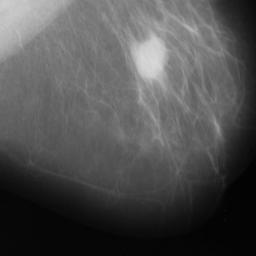
%> input picture Malign1.jpg, 256 x 256 px
$ octave dwt.m   (GNU Octave 9; MATLAB toolbox functions it lacks are replaced by stand-ins)
%> lines starting %> are read from the running program, lines starting %| are printed output that depends on the picture
img=imread('Malign1.jpg');
%> img is the input picture: size 256x256x3 uint8; min 1, max 216, mean 79.9
imshow(img);
redRegion=img(:,:,1);
greenRegion=img(:,:,2);
blueRegion=img(:,:,3);
[llr,lhr,hlr,hhr]=dwt2(redRegion,'haar');
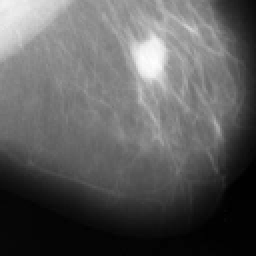
%> llr: size 128x128 double (shown 2 times larger); min 3.5, max 431.5, mean 159.8; drawn with min black and max white
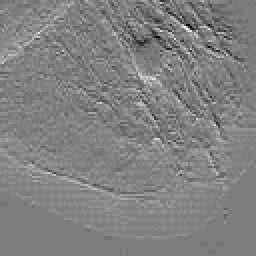
%> lhr: size 128x128 double (shown 2 times larger); min -13, max 13.5, mean 0.425; drawn with min black and max white
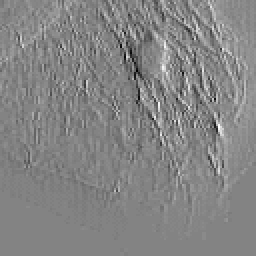
%> hlr: size 128x128 double (shown 2 times larger); min -18.5, max 17.5, mean 0.252; drawn with min black and max white
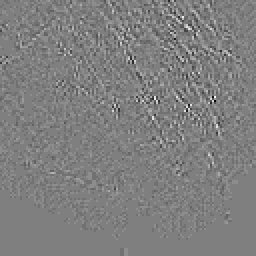
%> hhr: size 128x128 double (shown 2 times larger); min -4.5, max 4.5, mean 0.00119; drawn with min black and max white
[llg,lhg,hlg,hhg]=dwt2(greenRegion,'haar');
[llb,lhb,hlb,hhb]=dwt2(blueRegion,'haar');
firstDecomposition(:,:,1)=[llr,lhr;hlr,hhr];
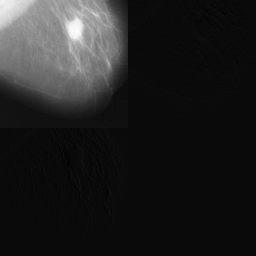
%> firstDecomposition: size 256x256 double; min -18.5, max 431.5, mean 40.1; drawn with min black and max white
firstDecomposition(:,:,2)=[llg,lhg;hlg,hhg];
firstDecomposition(:,:,3)=[llb,lhb;hlb,hhb];
%> firstDecomposition: size 256x256x3 double
firstDecomposition=uint8(firstDecomposition);
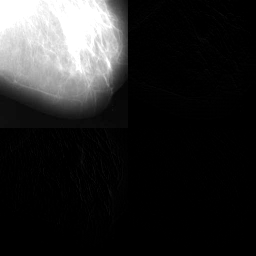
%> firstDecomposition: size 256x256x3 uint8; min 0, max 255, mean 38.3
subplot(1,2,1);imshow(img);
subplot(1,2,2);imshow(firstDecomposition);
%%
zero=double(firstDecomposition);
%> (the run ends here)

$ run again, with Malign15.jpg copied over Malign1.jpg
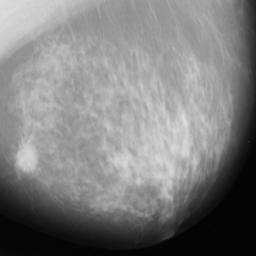
%> input picture Malign15.jpg, 256 x 256 px
%> img is the input picture: size 256x256x3 uint8; min 0, max 223, mean 126.1
%> `[llr,lhr,hlr,hhr]=dwt2(redRegion,'haar');`:
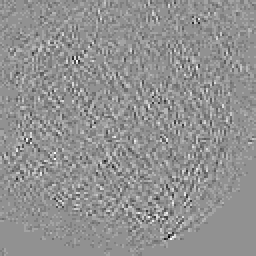
%> hhr: size 128x128 double (shown 2 times larger); min -4, max 3, mean 0.00351; drawn with min black and max white
%> `firstDecomposition=uint8(firstDecomposition);`:
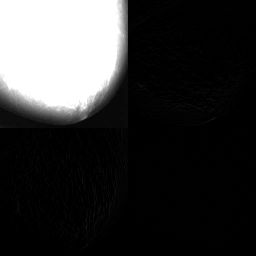
%> firstDecomposition: size 256x256x3 uint8; min 0, max 255, mean 50.7

$ run again, with Malign19.jpg copied over Malign1.jpg
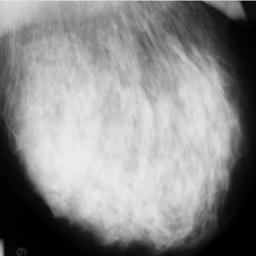
%> input picture Malign19.jpg, 256 x 256 px
%> img is the input picture: size 256x256x3 uint8; mean R, G, B 138.5, 138.5, 138.5
%> `[llr,lhr,hlr,hhr]=dwt2(redRegion,'haar');`:
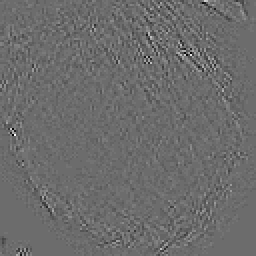
%> hhr: size 128x128 double (shown 2 times larger); min -7, max 9.5, mean 0.00433; drawn with min black and max white
%> `firstDecomposition=uint8(firstDecomposition);`:
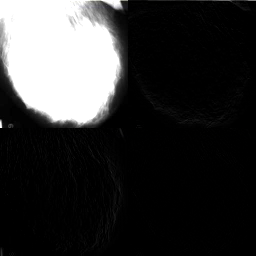
%> firstDecomposition: size 256x256x3 uint8; mean R, G, B 49.7, 49.7, 49.7

$ run again, with Malign2.jpg copied over Malign1.jpg
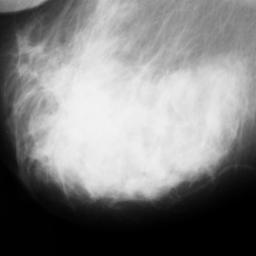
%> input picture Malign2.jpg, 256 x 256 px
%> img is the input picture: size 256x256x3 uint8; min 0, max 242, mean 129
%> `[llr,lhr,hlr,hhr]=dwt2(redRegion,'haar');`:
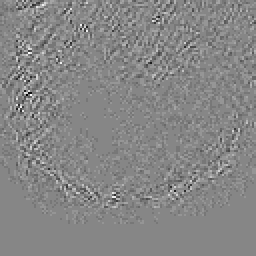
%> hhr: size 128x128 double (shown 2 times larger); min -4.5, max 4, mean -0.00323; drawn with min black and max white
%> `firstDecomposition=uint8(firstDecomposition);`:
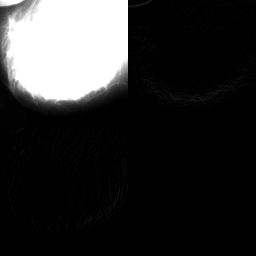
%> firstDecomposition: size 256x256x3 uint8; min 0, max 255, mean 44.9
